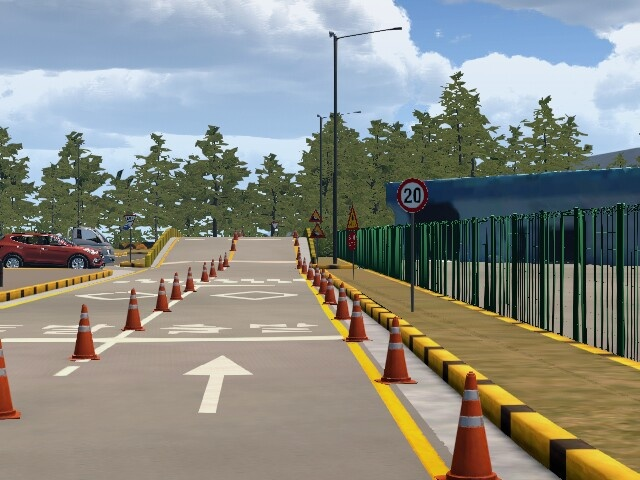
#> input picture cone1.jpg, 640 x 480 px, found by its file name
$ python cone_detect_img.py
#> lines starting #> are read from the running program, lines starting #| are printed output that depends on the picture; after the words box and inside, x2 and y2 are one past the last pixel; in counts of white or black regions, pixels touching at a corner belong together
import numpy as np
import cv2
import sys
from matplotlib import pyplot as plt

class cone_detect:
    def __init__(self, PATH):
#> called with PATH = 'cone_detection\\cone1.jpg'
        self.img = cv2.imread(PATH)
#> self.img is the input picture: shape (480, 640, 3); mean B, G, R 132, 139.5, 137.5
        if self.img is None:
            print('Img Load Error !!!!!!')
            sys.exit()
        else:
            print(f'img shape : {self.img.shape}')
#| img shape : (480, 640, 3)

    def enhance_red_mask(self, frame):
        hsv_img = cv2.cvtColor(frame, cv2.COLOR_BGR2HSV)
#> hsv_img: shape (480, 640, 3); mean H, S, V 56.5, 79.6, 156.7

        # Red mask
        lower_red1 = np.array([0, 100, 100])
        upper_red1 = np.array([10, 255, 255])
        lower_red2 = np.array([160, 100, 100])
        upper_red2 = np.array([179, 255, 255])

        red_mask1 = cv2.inRange(hsv_img, lower_red1, upper_red1)
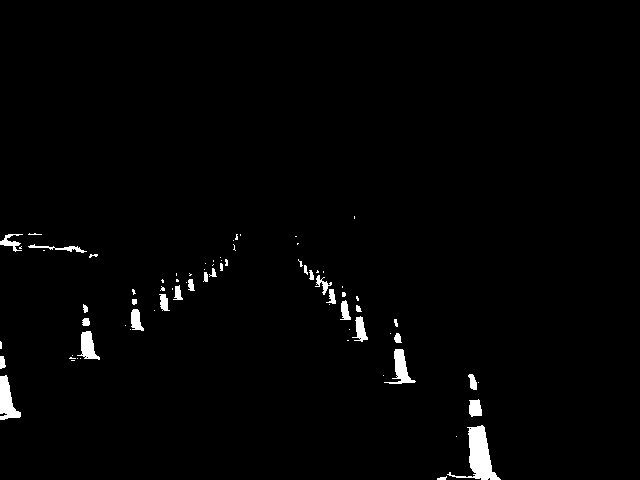
#> red_mask1: shape (480, 640); 1.5% white; 77 white regions (47 under 20 px), largest, box (x1, y1, x2, y2) and area: (447, 425, 501, 480) 1096, (0, 375, 21, 420) 530, (384, 349, 416, 384) 423
        red_mask2 = cv2.inRange(hsv_img, lower_red2, upper_red2)
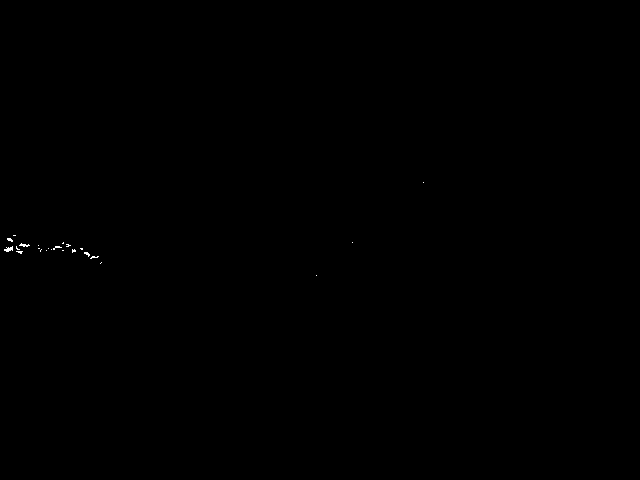
#> red_mask2: shape (480, 640); 0.06% white in thin lines or dots, all inside (x1, y1, x2, y2) = (4, 182, 424, 276)
        red_mask = cv2.bitwise_or(red_mask1, red_mask2)
#> red_mask: shape (480, 640); 1.6% white; 80 white regions (52 under 20 px), largest, box (x1, y1, x2, y2) and area: (447, 425, 501, 480) 1096, (0, 375, 21, 420) 530, (0, 234, 99, 259) 519
        # ======================================================

        # White mask
        lower_white = np.array([0, 0, 0])
        upper_white = np.array([179, 30, 255])

        white_mask = cv2.inRange(hsv_img, lower_white, upper_white)
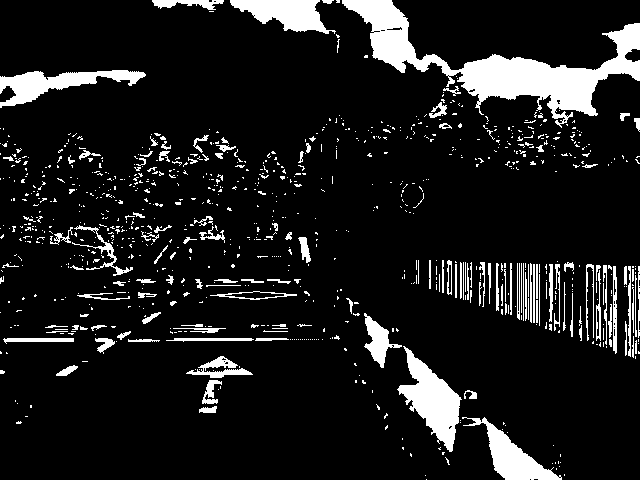
#> white_mask: shape (480, 640); 11% white; 922 white regions (784 under 20 px), largest, box (x1, y1, x2, y2) and area: (342, 0, 640, 128) 9990, (397, 346, 462, 452) 2934, (0, 70, 146, 108) 2201
        # ======================================================

        result_mask = cv2.bitwise_or(red_mask, white_mask)

        result= cv2.bitwise_and(frame, frame, mask = result_mask)
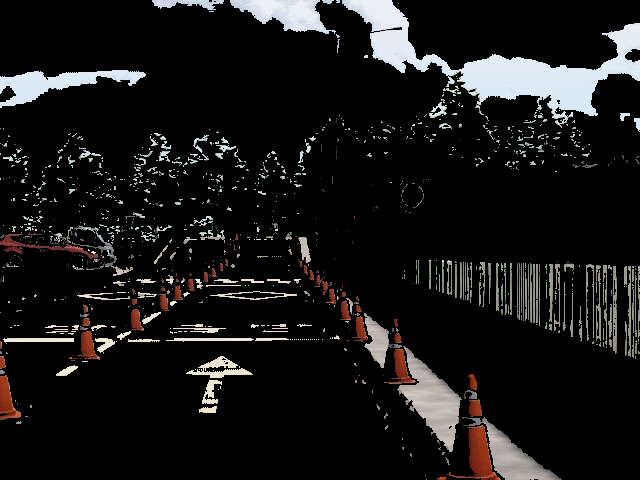
#> result: shape (480, 640, 3); mean B, G, R 22.4, 22.7, 23.5
        # result = cv2.cvtColor(result, cv2.COLOR_BGR2GRAY)
        result = cv2.bilateralFilter(result, 9, 75, 100)
        result = cv2.cvtColor(result, cv2.COLOR_BGR2GRAY)
#> result: shape (480, 640)
        _, result = cv2.threshold(result, 50, 255, cv2.THRESH_BINARY)
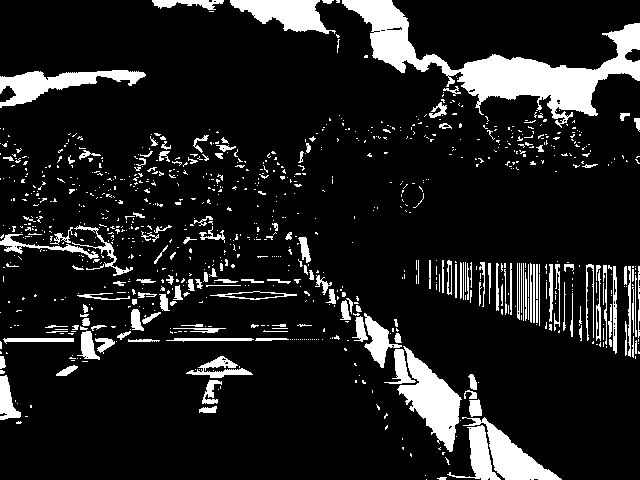
#> result: shape (480, 640); 12.5% white; 962 white regions (795 under 20 px), largest, box (x1, y1, x2, y2) and area: (342, 0, 640, 128) 9990, (397, 346, 462, 452) 2934, (0, 70, 146, 108) 2201

        return result


    def roi_img(self, frame):
        mask = np.zeros_like(frame)
        height, width = frame.shape[:2]
#> height = 480; width = 640

        bottom_left = [width * 0.05, height]
#> bottom_left = [32, 480]
        top_left = [width * 0.1, height * 0.5]
#> top_left = [64, 240]
        bottom_right = [width * 0.8, height]
#> bottom_right = [512, 480]
        top_right = [width * 0.8, height * 0.5]
#> top_right = [512, 240]

        vertices = np.array([[bottom_left, top_left, top_right, bottom_right]], dtype = np.int32)

        cv2.fillPoly(mask, vertices, (255, 255, 255))
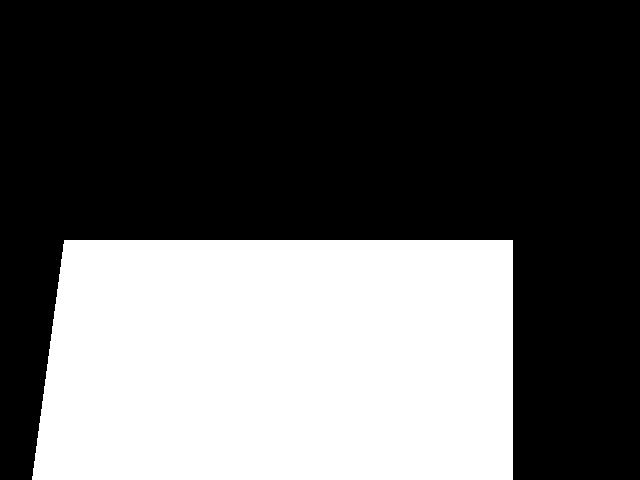
#> mask: shape (480, 640); 36.3% white; 1 white region, box (x1, y1, x2, y2) and area: (32, 240, 513, 480) 111600
        masked_img = cv2.bitwise_and(frame, mask)
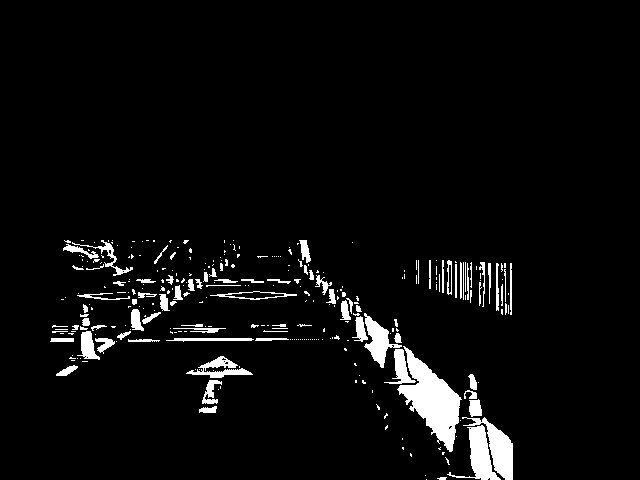
#> masked_img: shape (480, 640); 4.6% white; 305 white regions (215 under 20 px), largest, box (x1, y1, x2, y2) and area: (397, 346, 462, 452) 2934, (462, 417, 513, 480) 1105, (447, 425, 501, 480) 1047


        return masked_img

    def run(self):
        red_img = self.enhance_red_mask(self.img)
        roi_img = self.roi_img(red_img)


        cv2.imshow('red_img', red_img)
        cv2.imshow('roi_img', roi_img)

        cv2.waitKey()
        cv2.destroyAllWindows()


def main():
    PATH = 'cone_detection\cone1.jpg'
    cone_detect_system = cone_detect(PATH)
    cone_detect_system.run()

if __name__ == "__main__":
    main()

$ run again, with cone2.jpg copied over cone1.jpg
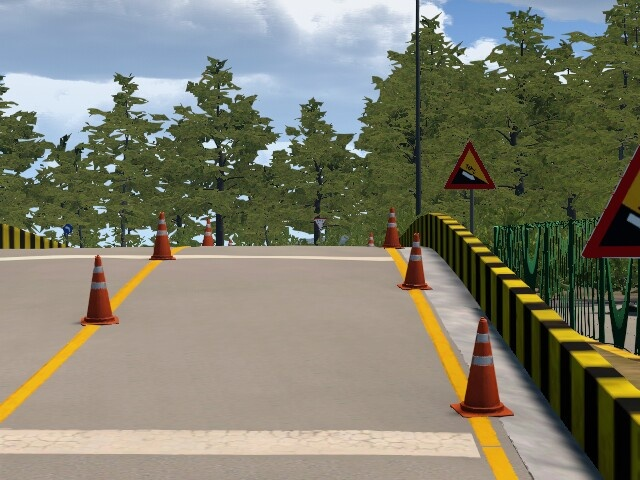
#> input picture cone2.jpg, 640 x 480 px, found by its file name
#> in __init__, self.img is the input picture: shape (480, 640, 3); mean B, G, R 109.7, 126.4, 126.9
#| img shape : (480, 640, 3)
#> hsv_img: shape (480, 640, 3); mean H, S, V 44, 86.9, 138.8
#> in enhance_red_mask, `red_mask1 = cv2.inRange(hsv_img, lower_red1, upper_red1)`:
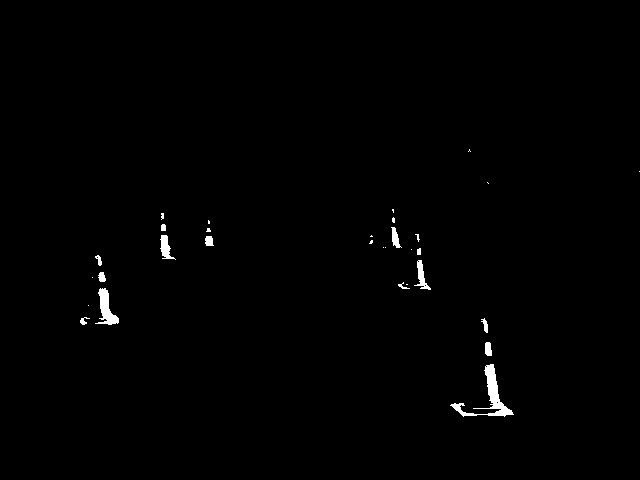
#> red_mask1: shape (480, 640); 0.71% white; 31 white regions (17 under 20 px), largest, box (x1, y1, x2, y2) and area: (450, 364, 514, 417) 740, (95, 288, 119, 325) 399, (160, 235, 176, 260) 193
#> red_mask2: shape (480, 640); every value is 0
#> white_mask: shape (480, 640); 8% white; 761 white regions (679 under 20 px), largest, box (x1, y1, x2, y2) and area: (414, 247, 593, 480) 8635, (208, 0, 416, 54) 4002, (0, 74, 128, 119) 3440
#> result_mask: shape (480, 640); 8.7% white; 783 white regions (691 under 20 px), largest, box (x1, y1, x2, y2) and area: (414, 247, 593, 480) 9460, (208, 0, 416, 54) 4002, (0, 74, 128, 119) 3440
#> mask: shape (480, 640); 36.3% white; 1 white region, box (x1, y1, x2, y2) and area: (32, 240, 513, 480) 111600
#> in roi_img, `masked_img = cv2.bitwise_and(frame, mask)`:
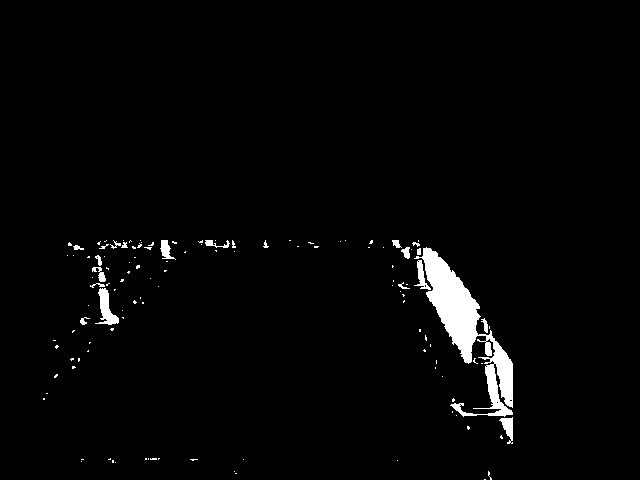
#> masked_img: shape (480, 640); 2.3% white; 124 white regions (103 under 20 px), largest, box (x1, y1, x2, y2) and area: (414, 247, 513, 417) 4981, (95, 288, 119, 325) 397, (499, 417, 513, 444) 200
